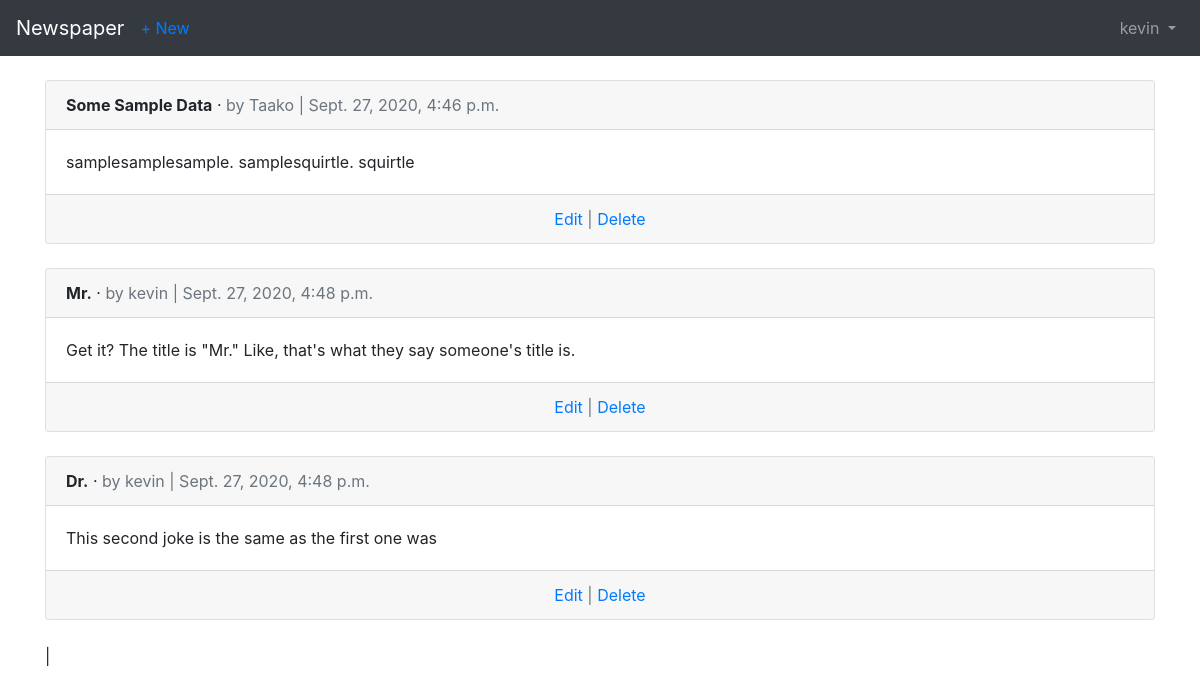
The page /articles/ (signed in) on the database its author committed.
### users/models.py (models this page shows)
class CustomUser(AbstractUser):
    age = models.PositiveIntegerField(null=True, blank=True)

### articles/models.py (models this page shows, shortened)
class Article(models.Model):
    title = models.CharField(max_length=255)
    body = models.TextField()
    date = models.DateTimeField(auto_now_add=True)
    author = models.ForeignKey(
            get_user_model(),
            on_delete=models.CASCADE,
            )

### articles/views.py (the view)
# urls.py: path('', ArticleListView.as_view(), name='article_list'),
class ArticleListView(ListView):
    model = Article
    template_name = 'article_list.html'

### templates/article_list.html (shortened to what this page needs)
{% extends 'base.html' %}
{% block content %}
  {% for article in object_list %}
    <div class="card">
      <div class="card-header">
        <span class="font-weight-bold">{{ article.title }}</span> &middot;
        <span class="text-muted">by {{ article.author }} |
          {{ article.date }}</span>
      </div>
      <div class="card-body">
        {{ article.body }}
      </div>
      <div class="card-footer text-center text-muted">
        <a href="{% url 'article_edit' article.pk %}">Edit</a> | <a href="{% url 'article_delete' article.pk %}">Delete</a>
      </div>
    </div>
    <br />
    {% endfor %}|
    {% endblock content %}

### templates/base.html (shortened to what this page needs)
<!doctype html>
<html lang="en">
  <head>
    <link rel="stylesheet"
    href="https://stackpath.bootstrapcdn.com/bootstrap/4.1.3/css/bootstrap.min.css"
>
  </head>
  <body>
    <nav class="navbar navbar-expand-md navbar-dark bg-dark mb-4">
      <a class="navbar-brand" href="{% url 'home' %}">Newspaper</a>
      {% if user.is_authenticated %}
        <ul class="navbar-nav mr-auto">
          <li class="nav-item"><a href="{% url 'article_new' %}">+ New</a></li>
        </ul>
        {% endif %}
    <div class="collapse navbar-collapse" id="navbarCollapse">
      {% if user.is_authenticated %}
        <ul class="navbar-nav ml-auto">
          <li class="nav-item">
            <a class="nav-link dropdown-toggle" href="#" id="userMenu"
              data-toggle="dropdown" aria-haspopup="true"
              aria-expanded="false">
              {{ user.username }}
            </a>
          </li>
        </ul>
      {% endif %}
    </div>
  </nav>
  <div class="container">
    {% block content %}
    {% endblock content %}
  </div>
  </body>
</html>

### rows shown on the page
CustomUser: username "kevin"
Article: title "Some Sample Data", author "Taako", date "Sept. 27, 2020, 4:46 p.m.", body "samplesamplesample. samplesquirtle. squirtle"
Article: title "Mr.", author "kevin", date "Sept. 27, 2020, 4:48 p.m.", body "Get it? The title is \"Mr.\" Like, that's what they say someone's title is."
Article: title "Dr.", author "kevin", date "Sept. 27, 2020, 4:48 p.m.", body "This second joke is the same as the first one was"
